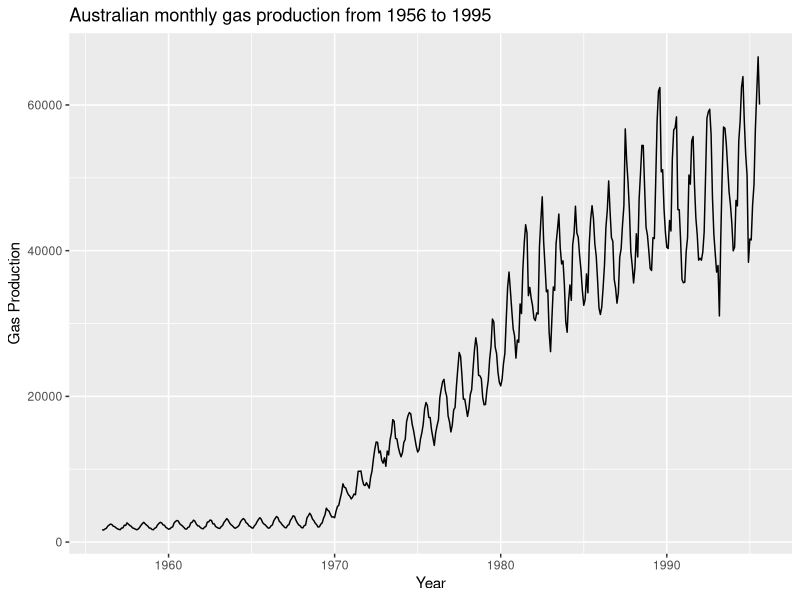
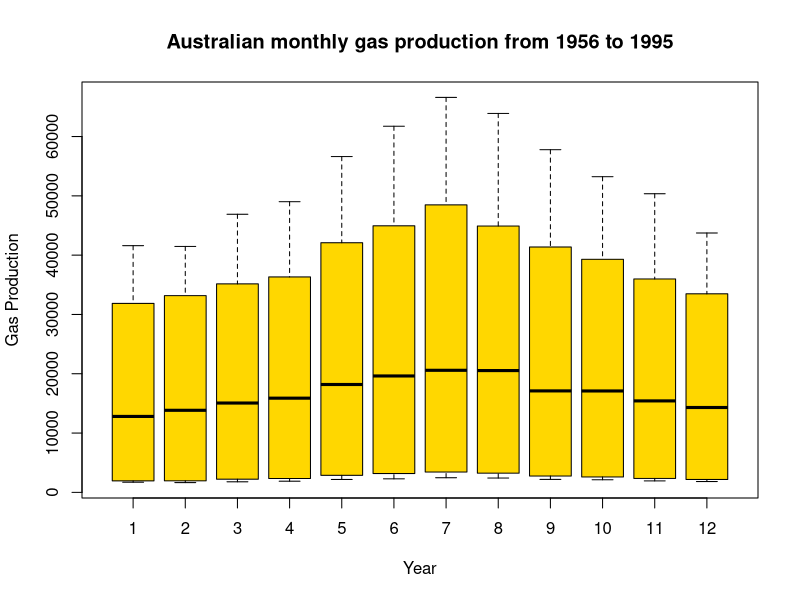
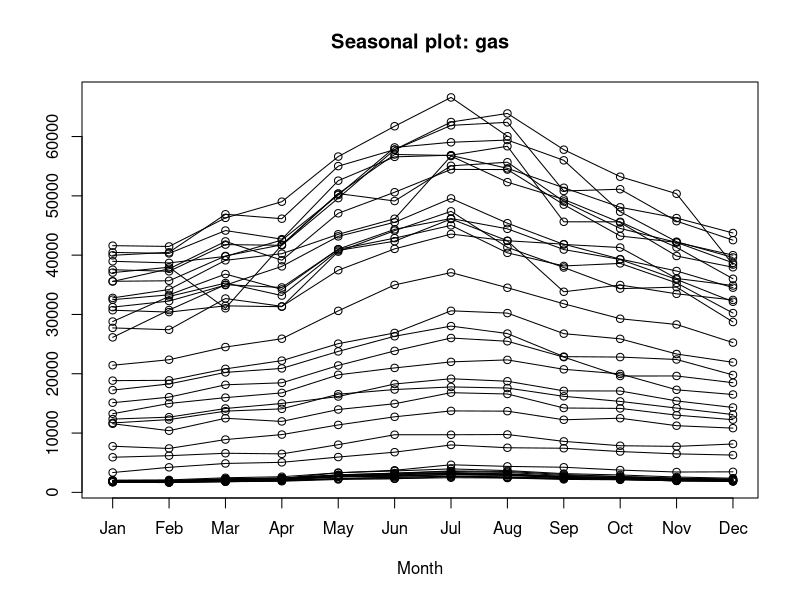
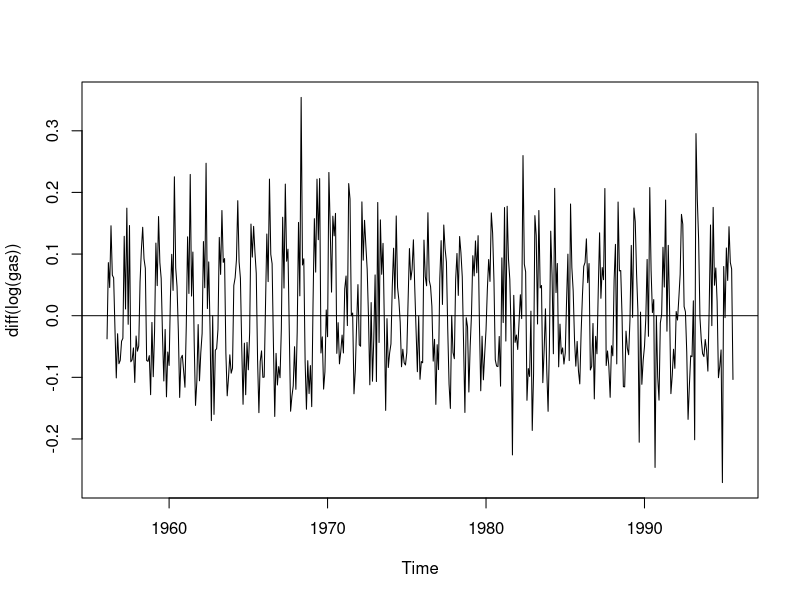
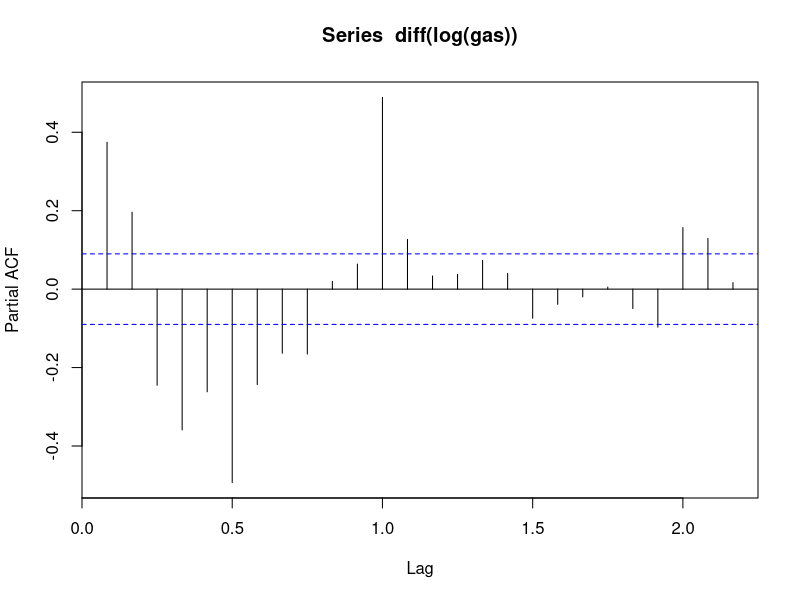
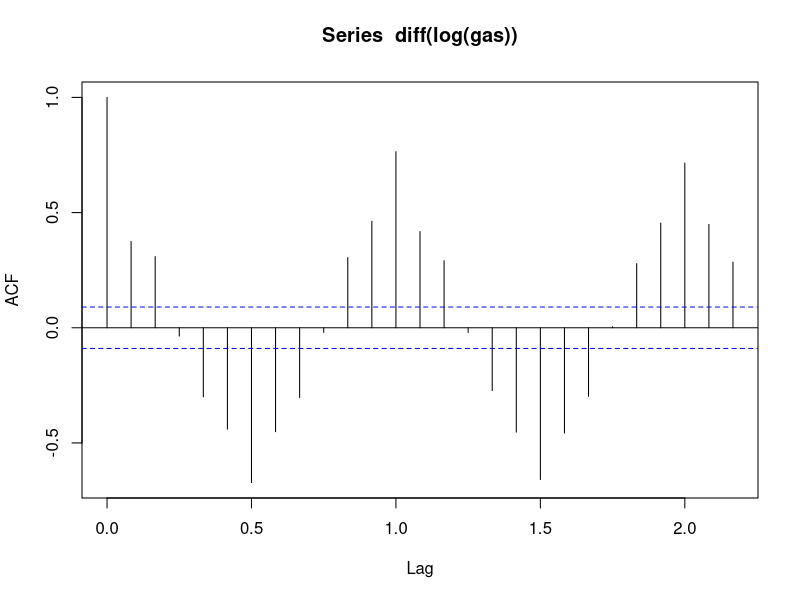
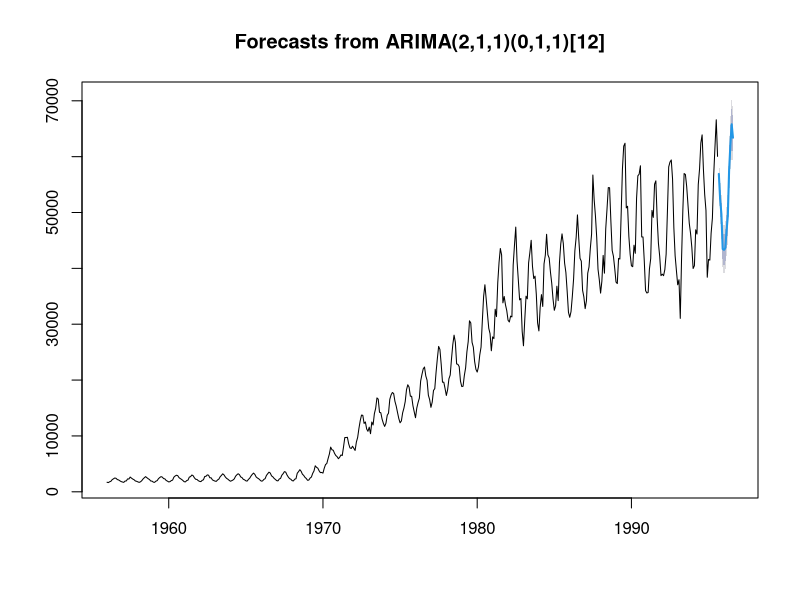
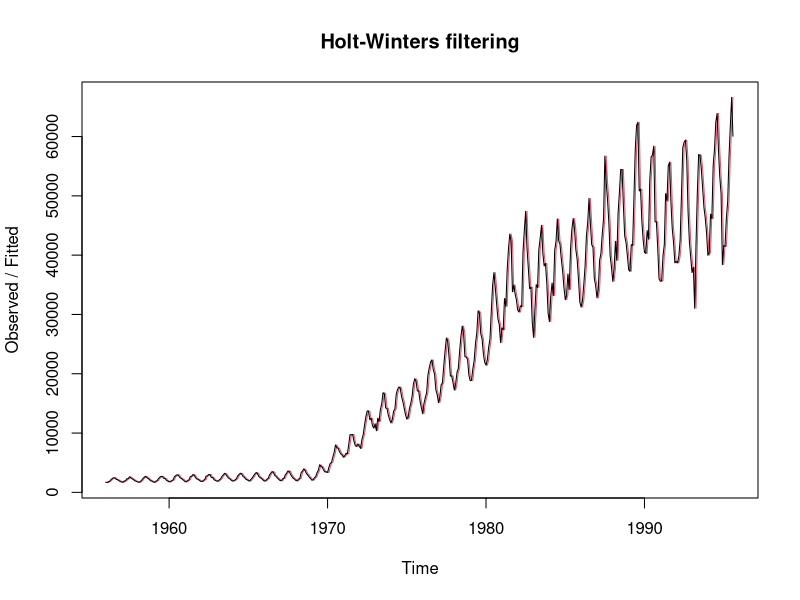

Write R code to recreate these figures, in order.
## ---- chunk 1
library(tseries)
library(forecast)
library(ggplot2)
## ---- chunk 2
data("gas")
gas
## ---- chunk 3

autoplot(gas) + labs(x = "Year", y = "Gas Production", title = "Australian monthly gas production from 1956 to 1995")
## ---- chunk 4
boxplot(gas ~ cycle(gas), xlab = "Year", ylab = "Gas Production", main = "Australian monthly gas production from 1956 to 1995", col = "gold")
## ---- chunk 5
seasonplot(gas)
## ---- chunk 6
plot(diff(log(gas)))
abline(h = 0)
kpss.test(diff(log(gas)))
## ---- chunk 7
pacf(diff(log(gas))) # p = 9
## ---- chunk 8
acf(diff(log(gas))) # q = 2  
## ---- chunk 9
arima_gas <- auto.arima(gas)
arima_gas
pred <- predict(arima_gas,n.ahead = 12*1)

pred
## ---- chunk 10
forecast_gas <- forecast(arima_gas, h = 12*1)
plot(forecast_gas)
## ---- chunk 11
accuracy(forecast_gas) # MAPE - 3.9
shapiro.test(arima_gas$residuals)
Box.test(arima_gas$residuals,type = "Ljung-Box")
## ---- chunk 12
model_gas_ses <- HoltWinters(gas,beta = FALSE, gamma = FALSE)
plot(model_gas_ses)
model_gas_ses #alpha = 0.99
## ---- chunk 13
SES_forecast <- forecast(model_gas_ses,12)
plot(SES_forecast)
accuracy(SES_forecast) #MAPE - 8.22
## ---- chunk 14
model_gas_trend <- HoltWinters(gas,gamma = FALSE)
plot(model_gas_trend)
## ---- chunk 15
Trend_forecast <- forecast(model_gas_trend,12)
plot(Trend_forecast)
accuracy(Trend_forecast) # MAPE - 8.15
## ---- chunk 16
model_gas_Seasonal <- HoltWinters(gas)
plot(model_gas_Seasonal)
## ---- chunk 17
Seasonal_forecast <- forecast(model_gas_Seasonal,12)
plot(Seasonal_forecast)
accuracy(Seasonal_forecast) #MAPE - 4.29
## ---- chunk 18
gas_recent <- ts(gas[421:476],start = c(1991,1) , end = c(1995,8), frequency = 12)
plot(diff(log(gas_recent)))
kpss.test(diff(gas_recent))
## ---- chunk 19
pacf(diff(log(gas_recent))) #1
acf(diff(log(gas_recent))) #2
#  d = 1
## ---- chunk 20
model_gasrecent_arima <- arima(log(gas_recent),c(1,1,2),seasonal = list(order = c(1,1,2),period = 12))
# arima_gas_recent <- auto.arima(gas_recent)
model_gasrecent_arima
pred <- predict(model_gasrecent_arima,n.ahead = 12)
pred1 <- (2.718)^pred$pred
pred1
## ---- chunk 21
forecast_gas <- forecast(model_gasrecent_arima, h = 12*1)
plot(forecast_gas)
## ---- chunk 22
accuracy(forecast_gas) # MAPE - 0.24
shapiro.test(model_gasrecent_arima$residuals)
Box.test(model_gasrecent_arima$residuals,type = "Ljung-Box")
